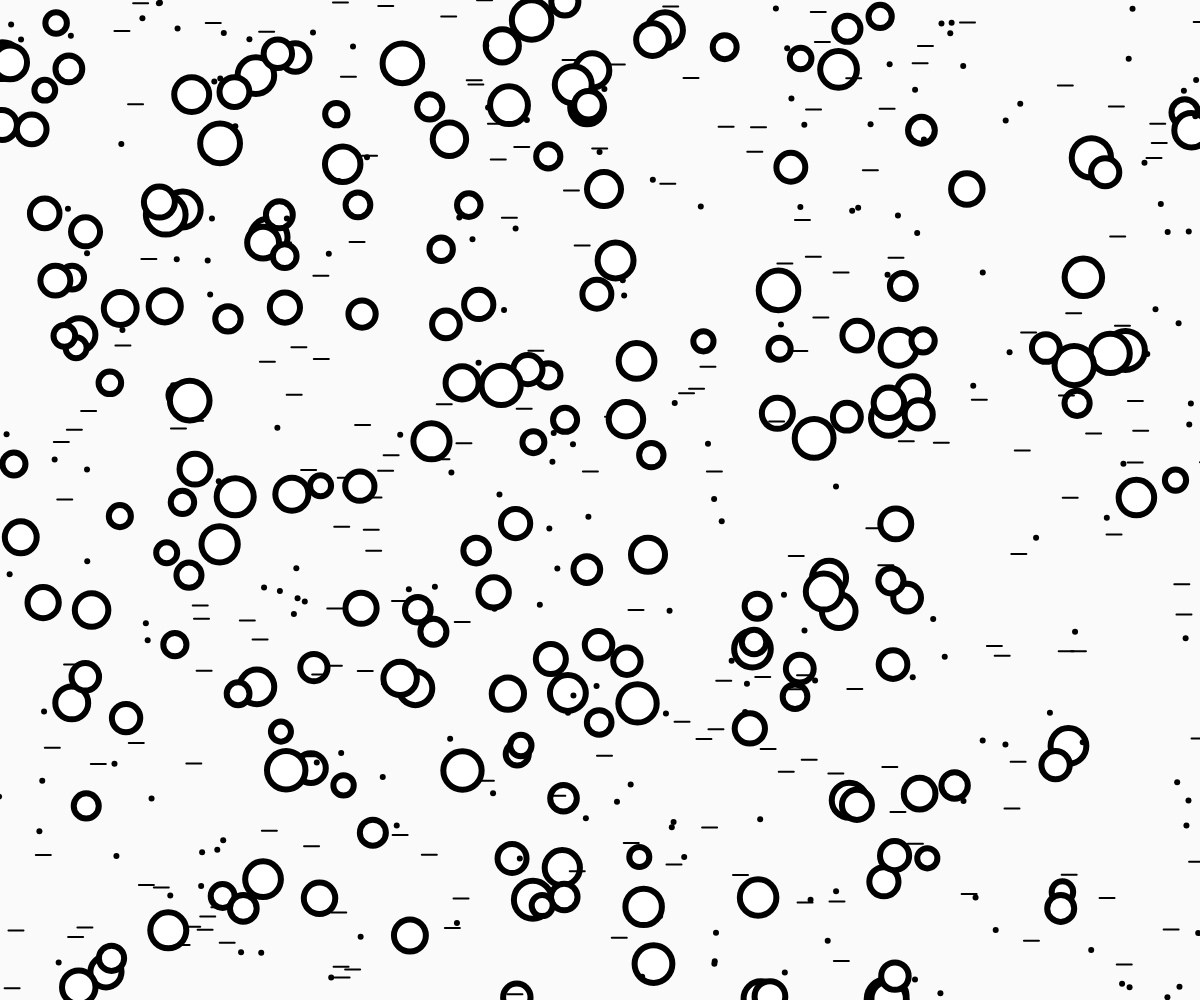
Frame 1 (no input)
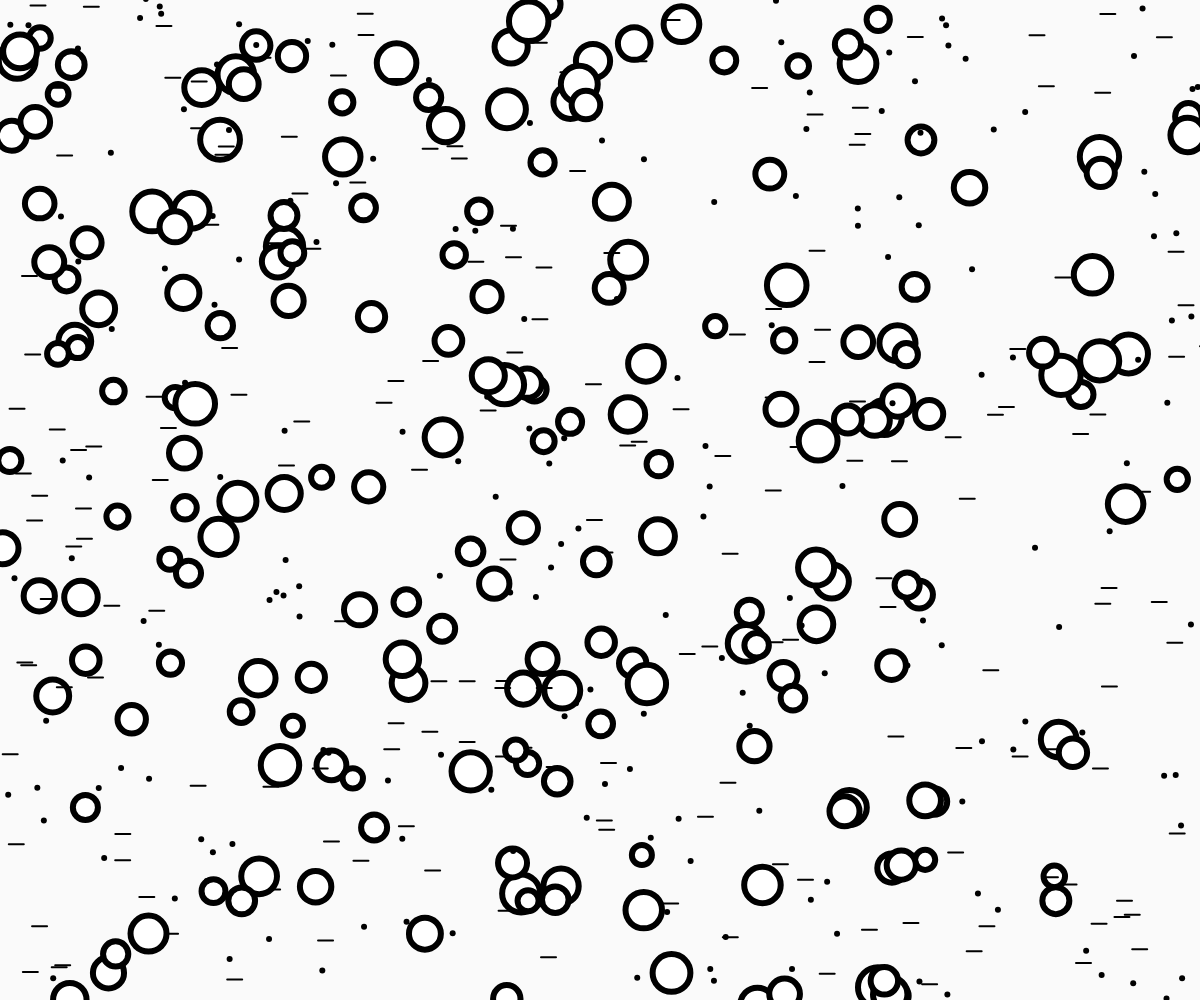
Frame 60 (no input)
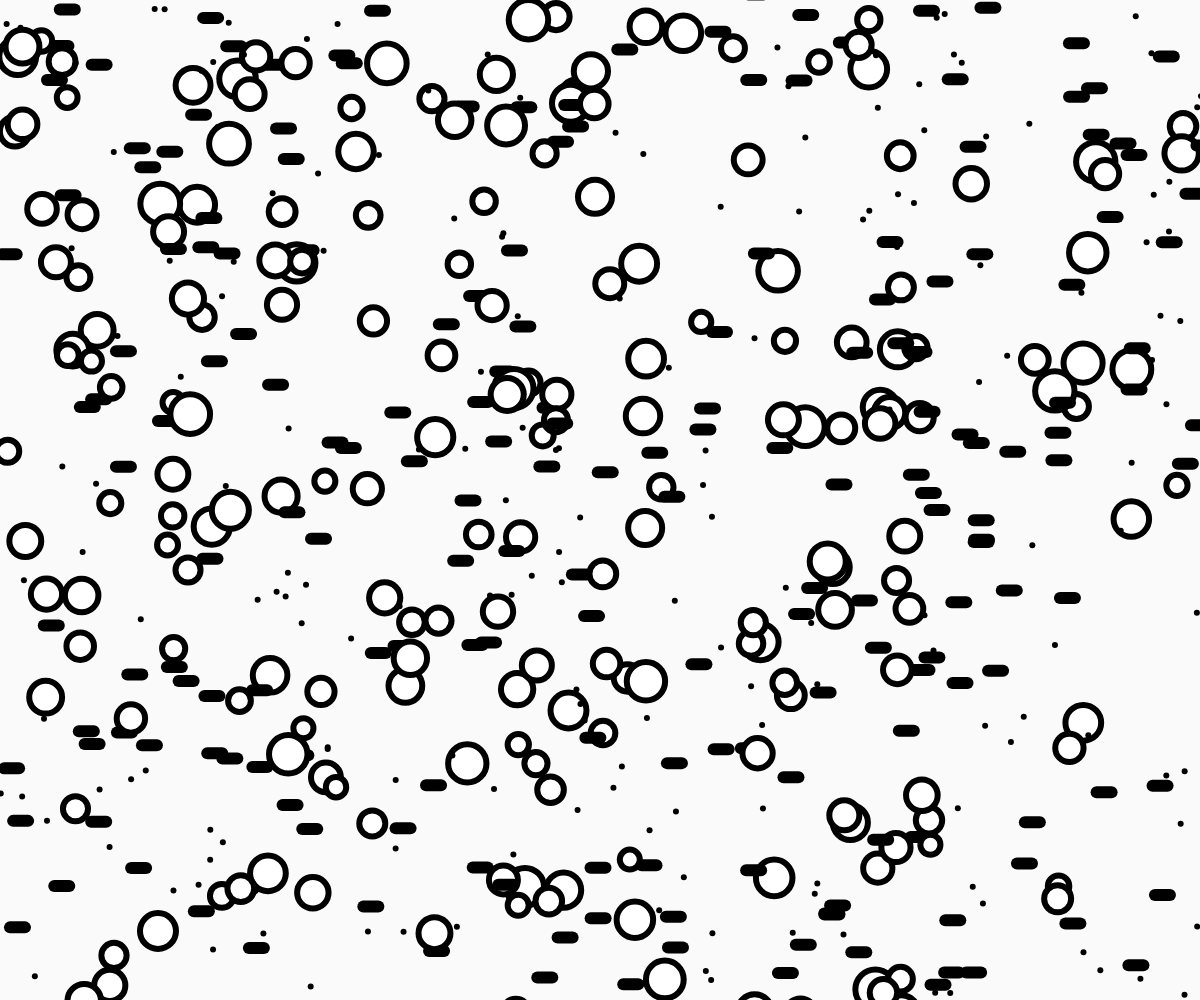
Frame 120 (the mouse pressed at the canvas centre since frame 60)

The p5.js sketch that drew these frames (run headless with seeded random() and noise() and a simulated clock; from frame 60 on, the mouse is pressed at the canvas centre):

// p5.js sketch
// ── sketch.js
// 22 Objects, Inheritance
// Ayeman Islam
// May 13/26
//
// Also - splitting our project
// across several files

let objects = [];

function setup() {
  createCanvas(windowWidth, windowHeight);
  for( let i = 0; i< 200; i++){
    objects.push(new AnimatedObject(random(width), random(height)));
    objects.push(new CircelObject(random(width), random(height)));
    objects.push(new LineObject());
  }
}

function draw() {
  background(250);
  for(let o of objects){
    o.move();
    o.display();
  }

}


// ── AnimatedObjects.js
// Parent Class ("super Class")
// --- if all classes in one file, this 
// should occur first ---

class AnimatedObject{
    // constructor
    constructor(x,y){
      this. x = x; this.y = y
      this.size = 6;
    }
  
    // class methods
    move(){ // add a "Wiggle" effect
      this.x += random (-2,2);
      this.y += random(-2,2);
    }
  
    display(){
      strokeWeight(this.size);
      point(this.x, this.y);
    }
  }
// ── CircleObject.js
// Child class #1 - Circle
class CircelObject extends AnimatedObject{
    constructor(x,y){
        super(x,y); // run parent class constructor
        // we can also add on to waht was in the parent class
        this.size = random(20,40);
    }

    // no mention of move... we get an exact copy of move() 
    // from parent class

    display(){ // function overried; copies overtop
              // pf the parent version
    if(dist(this.x,this.y, mouseX, mouseY)< this.size/2){
        fill(255,0,0);
    }
    else fill(255);
    
    circle(this.x, this.y, this.size);
    }
    
}
// ── LineObject.js
// Child Class #2 - Line
class LineObject extends AnimatedObject{
    constructor(){
        super(random(width), random(height));
    }

    move(){ // combo overrider, but built on parent
        super.move(); // run parent's move()
        this.x -= 5;
        if(this.x < 0) this.x = width;
    }

    display(){
        if(mouseIsPressed){
            strokeWeight(12);
        }
        else strokeWeight(2);
        line(this.x, this.y, this.x + 15, this.y);
    }
}
